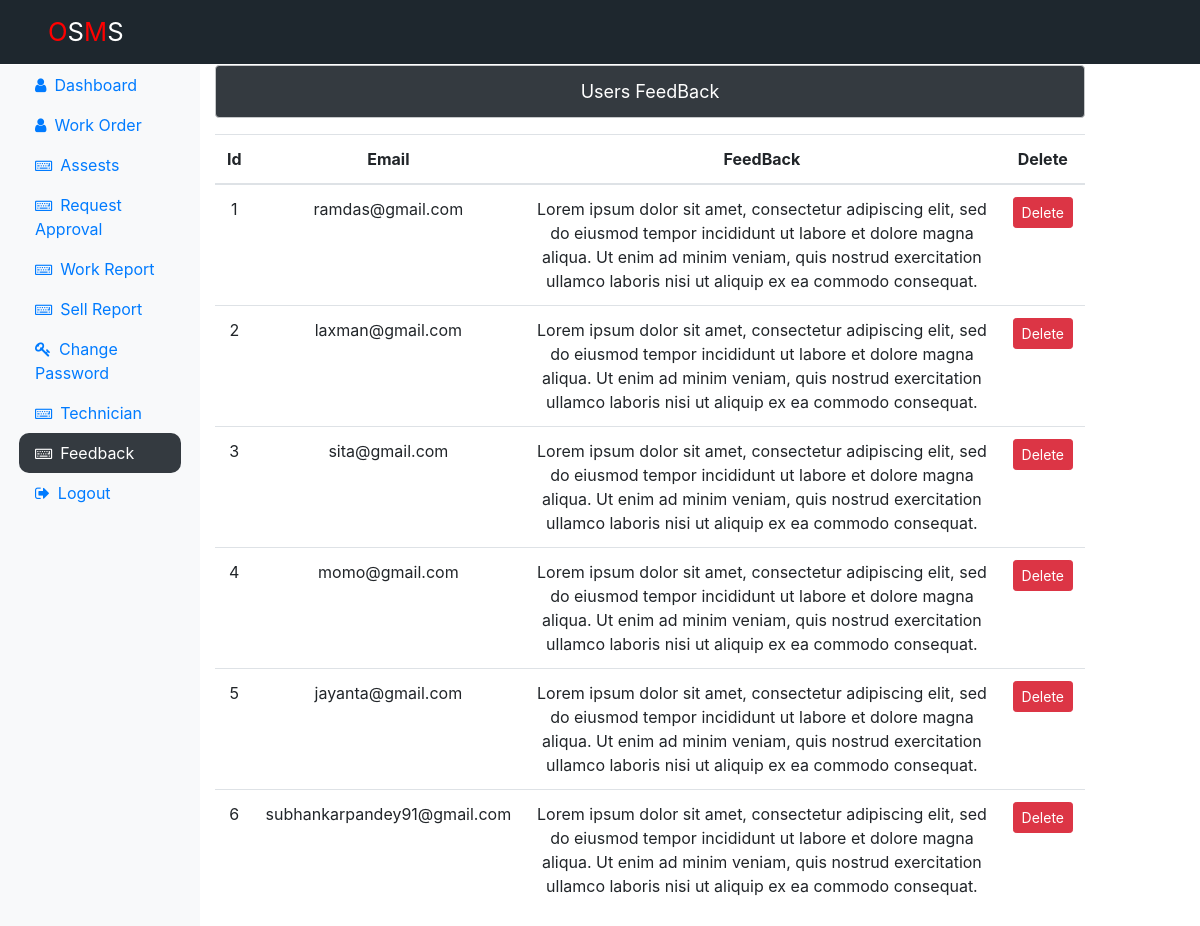
The page /Admin/feedbackstore.php (signed in) on the database its author committed.
### tables this page shows
CREATE TABLE `feedback_tb` (
  `rId` int(10) NOT NULL,
  `rFeedback` text NOT NULL,
  `rEmail` varchar(90) NOT NULL
);

### Admin/feedbackstore.php (the view, shortened to what this page needs)
<?php
include('../dbconnection.php');
?>
<!doctype html>
<html lang="en">
<head>
<link rel="stylesheet" href="https://stackpath.bootstrapcdn.com/bootstrap/4.5.2/css/bootstrap.min.css">
<link rel="stylesheet" href="https://cdnjs.cloudflare.com/ajax/libs/font-awesome/4.7.0/css/font-awesome.min.css">
<link rel="stylesheet" href="../style.css">
</head>
<body>
<div class="navbar navbar-expand-md navbar-dark fixed-top pl-5"
style="background-color:#1e272e;">
<a href="index.php" class="navbar-brand">
<span class="brand">O</span>S<span class="brand">M</span>S</a>
</div>
<div class="container-fluid" style="margin-top:65px;">
<div class="row">
<div class="col-md-2 bg-light sidebar">
<ul class="nav flex-column px-1">
<li class="nav-item"><a href="dashboard.php" class="nav-link">
<i class="fa fa-user mr-2"></i>Dashboard</a></li>
<li class="nav-item"><a href="workorder.php" class="nav-link">
<i class="fa fa-user mr-2"></i>Work Order</a></li>
<li class="nav-item"><a href="assests.php" class="nav-link">
<i class="fa fa-keyboard-o mr-2"></i>Assests</a></li>
<li class="nav-item"><a href="requestapproval.php" class="nav-link">
<i class="fa fa-keyboard-o mr-2"></i>Request Approval</a></li>
<li class="nav-item"><a href="workreport.php" class="nav-link">
<i class="fa fa-keyboard-o mr-2"></i>Work Report</a></li>
<li class="nav-item"><a href="sellreport.php" class="nav-link">
<i class="fa fa-keyboard-o mr-2"></i>Sell Report</a></li>
<li class="nav-item"><a href="adminpasschange.php" class="nav-link">
<i class="fa fa-key mr-2"></i>Change Password</a></li>
<li class="nav-item"><a href="technician.php" class="nav-link">
<i class="fa fa-keyboard-o mr-2"></i>Technician</a></li>
<li class="nav-item"><a href="feedbackstore.php" class="nav-link text-white bg-dark active" style="border-radius:10px;">
<i class="fa fa-keyboard-o mr-2"></i>Feedback</a></li>
<li class="nav-item"><a href="../logout.php" class="nav-link">
<i class="fa fa-sign-out mr-2"></i>Logout</a></li>
</ul>
</div>
<div class="col-sm-9">
<p class="alert alert-dark bg-dark text-white text-center" style="font-size:18px;">
Users FeedBack</p>
<?php
$sql="SELECT *FROM feedback_tb";
$result=mysqli_query($conn,$sql);
if(mysqli_num_rows($result)>0)
{
echo'<table class="table text-center">';
echo'<tr>';
echo'<thead class="text-center">';
echo"<th>Id</th>";
echo"<th>Email</th>";
echo"<th>FeedBack</th>";
echo"<th>Delete</th>";
echo"</thead>";
echo"</tr>";
echo"<tbody>";
while($row=mysqli_fetch_assoc($result))
{
echo'<tr class="text-center">';
echo"<td>".$row['rId']."</td>";
echo"<td>".$row['rEmail']."</td>";
echo"<td>".$row['rFeedback']."</td>";
echo'<td><form action="" method="POST">
<input type="hidden" name="rId" value='.$row['rId'].'>
<input type="submit" class="btn btn-danger btn btn-sm" value="Delete" name="Delete">
</form></td>';
echo"</tr>";
}
echo"</tbody>";
}
else
{
echo '<div class="alert alert-warning mt-2 text-center">Data Not Found</div>';
}
?>
</div>
</div>
</div>
</body>
</html>

### style.css (style rules this page uses)
.navbar-brand { font-size:1.6em; }
.brand { color:red; }

### rows shown on the page
feedback_tb: rId "1", rEmail "ramdas@gmail.com", rFeedback "Lorem ipsum dolor sit amet, consectetur adipiscing elit, sed do eiusmod tempor incididunt ut labore et dolore magna aliqua. Ut enim ad minim veniam, quis nostrud exercitation ullamco laboris nisi ut aliquip ex ea commodo consequat."
feedback_tb: rId "2", rEmail "laxman@gmail.com", rFeedback "Lorem ipsum dolor sit amet, consectetur adipiscing elit, sed do eiusmod tempor incididunt ut labore et dolore magna aliqua. Ut enim ad minim veniam, quis nostrud exercitation ullamco laboris nisi ut aliquip ex ea commodo consequat."
feedback_tb: rId "3", rEmail "sita@gmail.com", rFeedback "Lorem ipsum dolor sit amet, consectetur adipiscing elit, sed do eiusmod tempor incididunt ut labore et dolore magna aliqua. Ut enim ad minim veniam, quis nostrud exercitation ullamco laboris nisi ut aliquip ex ea commodo consequat."
feedback_tb: rId "4", rEmail "momo@gmail.com", rFeedback "Lorem ipsum dolor sit amet, consectetur adipiscing elit, sed do eiusmod tempor incididunt ut labore et dolore magna aliqua. Ut enim ad minim veniam, quis nostrud exercitation ullamco laboris nisi ut aliquip ex ea commodo consequat."
feedback_tb: rId "5", rEmail "jayanta@gmail.com", rFeedback "Lorem ipsum dolor sit amet, consectetur adipiscing elit, sed do eiusmod tempor incididunt ut labore et dolore magna aliqua. Ut enim ad minim veniam, quis nostrud exercitation ullamco laboris nisi ut aliquip ex ea commodo consequat."
feedback_tb: rId "6", rEmail "subhankarpandey91@gmail.com", rFeedback "Lorem ipsum dolor sit amet, consectetur adipiscing elit, sed do eiusmod tempor incididunt ut labore et dolore magna aliqua. Ut enim ad minim veniam, quis nostrud exercitation ullamco laboris nisi ut aliquip ex ea commodo consequat."
